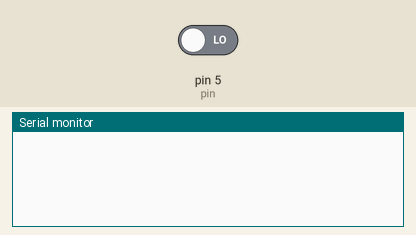
Bench run of a sketch on a simulated Arduino Uno, built with avr-gcc and run on an emulated ATmega328P. On the bench: the last lines printed to the serial monitor. The test bench sets the inputs (shaded band); at power-on: pin 5 (pin) LOW.

Above: at 1.2 s.
1.3 s: pin 5 (pin) driven HIGH
At 2.0 s:
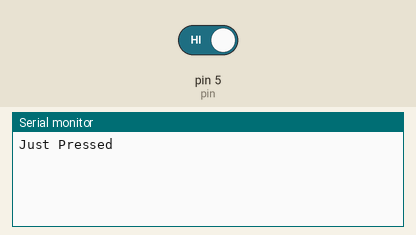
2.8 s: pin 5 (pin) driven LOW
At 4.4 s:
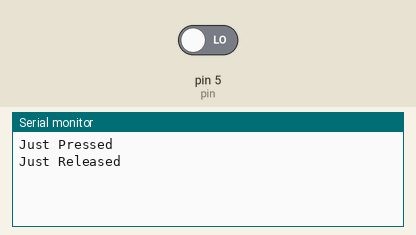

The sketch:

Buttons_Part_1.1_Sample_Solution.ino
```cpp
/*
 * What happens when you run the current code?
 *
 * The debounce in the code allows the state to not equal the last
 *   state for long enough that 10-20 events should print each time
 *   you press the button.
 *
 * Look back at the example debounce code (https://www.arduino.cc/en/Tutorial/Debounce)
 *   Their code only turns on the LED when the button state changes
 *   to HIGH.  That is a hard coded event, which won't be much use
 *   in a library.  Instead, we need a boolean that we set true
 *   when the button switches to high, and that gets reset to low
 *   once we check it.
 *
 * Add:
 *  - a global boolean justPressed, and one justReleased
 *  - in the updateButtonState function, an if statement that
 *      sets justPressed to true if the button state just changed
 *      to HIGH, and one that sets justReleased to true if the
 *      button state just changed to LOW.
 *
 * Write:
 *  - a function, wasPressed, which returns the state of
 *      justPressed, and sets justPressed to false.
 *  - a function, wasReleased, which returns the state of
 *      justReleased, and sets justReleased to false.
 *
 * Change the code in the void loop to test your wasPressed and
 *   wasReleased functions
 *
 */

// Global variables
int pin = 5;

int buttonState;
int lastButtonState = LOW;

unsigned long lastDebounceTime = 0;
unsigned long debounceDelay = 50;

// Booleans
boolean justPressed = false;
boolean justReleased = false;

void setup()
{
  // Begin Serial
  Serial.begin(9600);
  delay(50);

  // Initialize the pin
  pinMode(pin, INPUT);
}

void loop()
{
  // Call the update function
  updateButtonState();

  // Print something if the state changed
  if (wasPressed())
  {
    Serial.println("Just Pressed");
  }
  if (wasReleased())
  {
    Serial.println("Just Released");
  }
}

// wasPressed
boolean wasPressed()
{
  // Set up return variable
  boolean output = justPressed;

  // Set the global false
  justPressed = false;

  // Return the output
  return output;
}


// wasReleased
boolean wasReleased()
{
  // Set up return variable
  boolean output = justReleased;

  // Set the global false
  justReleased = false;

  // Return the output
  return output;
}


// updateButtonState
void updateButtonState()
{
  // Declare a local variable
  int reading;

  // Get the reading
  reading = digitalRead(pin);

  // Check if the reading is not what the state is
  if (reading != lastButtonState)
  {
    lastDebounceTime = millis();
  }

  // Check if the required delay has occured between state changes
  if ((millis() - lastDebounceTime > debounceDelay))
  {
    // Update the state
    if (reading != buttonState)
    {
      buttonState = reading;

      // If just pressed
      if (buttonState == HIGH)
      {
        justPressed = true;
      }

      // If just released
      if (buttonState == LOW)
      {
        justReleased = true;
      }
    }
  }

  // Update the last state
  lastButtonState = reading;
}
```

Measured:
- after the input at 1.3 s, the serial monitor: prints a new line after 0.05 s (image 1)
- after the input at 2.8 s, the serial monitor: prints a new line after 0.05 s (image 2)
